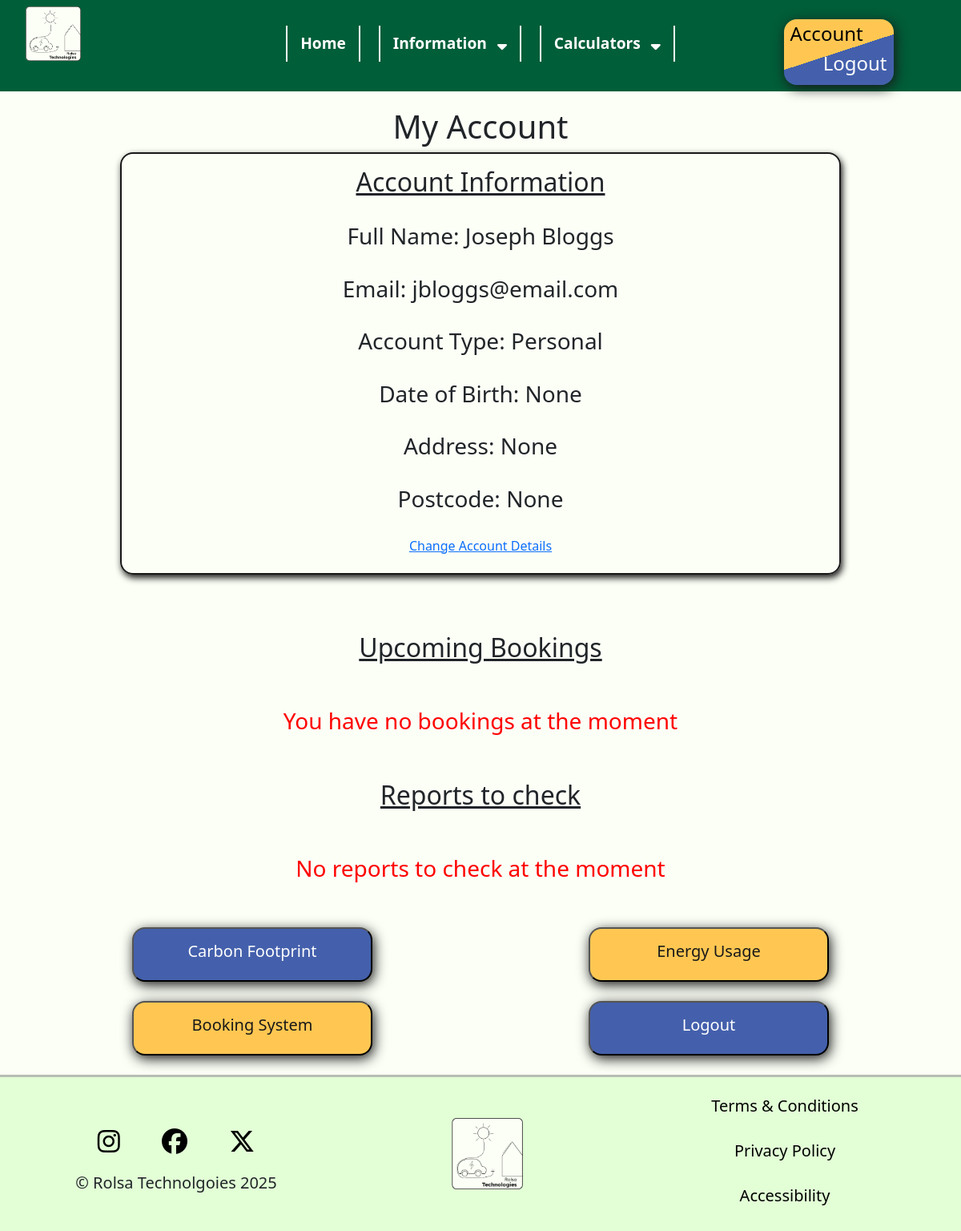
Page /account (signed in) on the earlier database version.
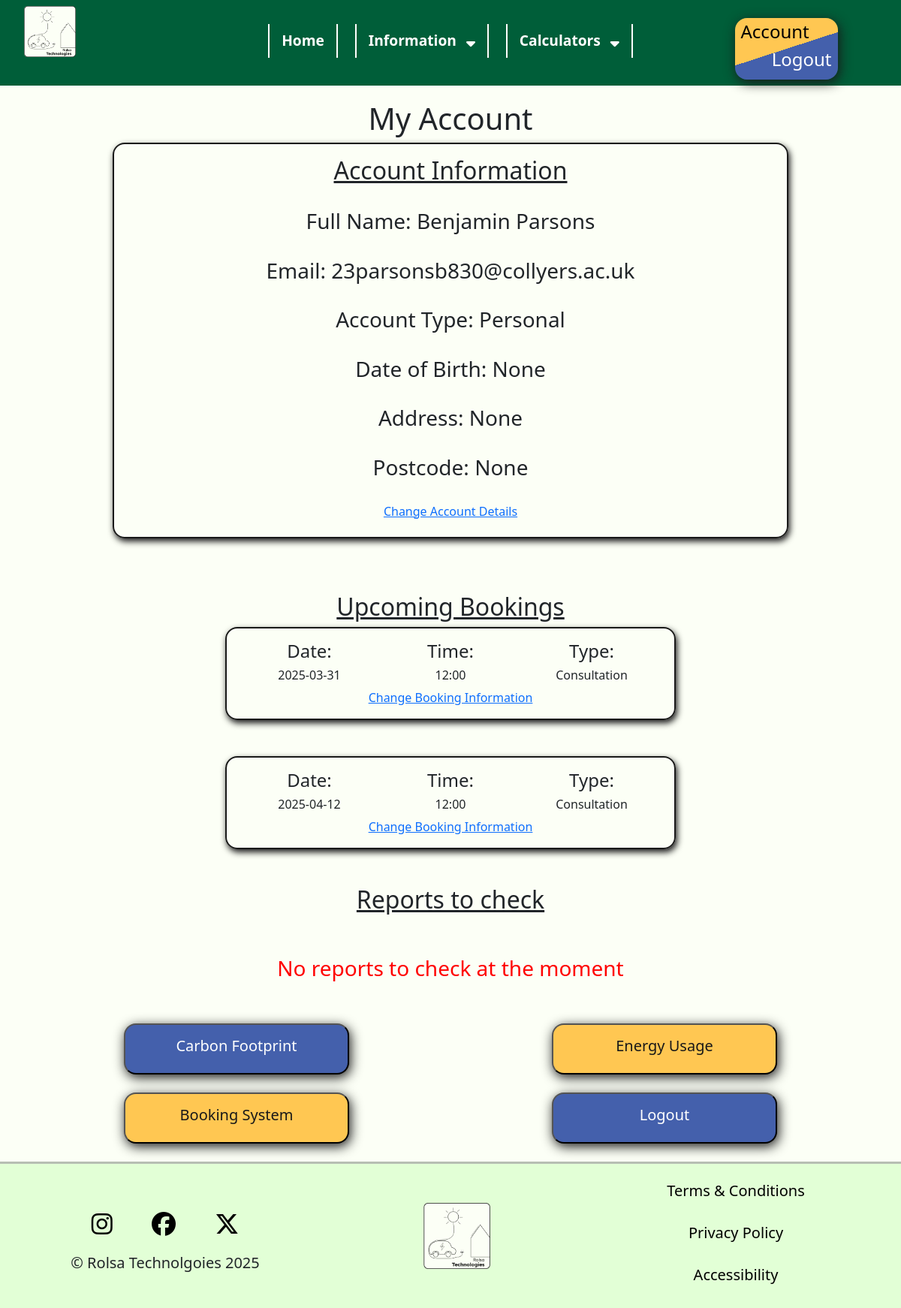
Same page on the later database version.
### tables this page shows
CREATE TABLE Personal(
    AccountID INTEGER NOT NULL,
    FullName VARCHAR(255) NOT NULL,
    DateOfBirth DATE,
    Address TEXT,
    Postcode VARCHAR(8),
    FOREIGN KEY (AccountID) REFERENCES Account(AccountID)
);

CREATE TABLE Account (
    AccountID INTEGER NOT NULL,
    Email BOOLEAN DEFAULT 1,
    Password VARCHAR(255) NOT NULL,
    AccountTypeID INTEGER DEFAULT 1,
    PRIMARY KEY (AccountID),
    FOREIGN KEY (AccountTypeID) REFERENCES AccountType(AccountTypeID)
);

CREATE TABLE AccountType (
    AccountTypeID INTEGER NOT NULL,
    Type VARCHAR(25) NOT NULL,
    PRIMARY KEY (AccountTypeID)
);

CREATE TABLE BookingType (
    BookingTypeID INTEGER NOT NULL,
    Title VARCHAR(25) NOT NULL,
    PRIMARY KEY (BookingTypeID)
);

### main.py (the view)
@app.route("/account")
def account():
    accountType = session.get('type', None)
    account = session.get('account', None)
    if account != None and accountType == 1 or accountType == 2:
        AccountInfomation, BookingsInformation = Get.RetrieveInfo(account)
        return render_template("account.html", AccountInfomation = AccountInfomation, BookingsInformation = BookingsInformation)
    elif account != None and accountType == 3:
        return redirect("/admin")
    else:
        return redirect("/login")

### main.py (called while the page is built)
@app.context_processor
def inject_global_data():
    return {
        "account": session.get('account', None), #email address is considered as account
        "type": session.get('type', None) #type is considered as account type (Personal, Business, Admin)
    }

### templates/account.html
{% extends "base.html" %}
{% block css %}
<link rel="stylesheet" href="{{ url_for('static', filename='css/account.css') }}">
{% endblock %}
{% block content %}
<h1>My Account</h1>
<div class="infobox">
    <center>
        <h2>Account Information</h2>
        <br>
        <h3>Full Name: {{ AccountInfomation.FullName}}</h3><br>
        <h3>Email: {{ AccountInfomation.Email }}</h3><br>
        <h3>Account Type: {{ AccountInfomation.Type }} </h3><br>
        <h3>Date of Birth: {{ AccountInfomation.DateofBirth }}</h3><br>
        <h3>Address: {{ AccountInfomation.Address }}</h3><br>
        <h3>Postcode: {{ AccountInfomation.Postcode }}</h3><br>
        <h6><a href="">Change Account Details</a></h6>
    </center>
</div><br><br><br>
<h2>Upcoming Bookings</h2>
{% if BookingsInformation %}
{% for counter, booking in BookingsInformation.items() %}
<div class="bookingbox">
    <div class="container text-center">
        <div class="row align-items-center">
          <div class="col">
            <h4>Date:</h4>
            <h6>{{ booking.Date }}</h6>
          </div>
          <div class="col">
            <h4>Time:</h4>
            <h6>{{ booking.Time }}</h6>
          </div>
          <div class="col">
            <h4>Type:</h4>
            <h6>{{ booking.Type }}</h6>
          </div>
        </div>
    </div>
    <center>
    <a href="">Change Booking Information</a></center>
</div>
<br><br>
{% endfor %}
{% else %}
<br><br>
<h3 style="text-align: center; color: red;">You have no bookings at the moment</h3>
<br><br>
{% endif %}
<h2>Reports to check</h2>
{% if ReportViewing %}
<div class="bookingbox">
    <div class="container text-center">
        <div class="row align-items-center">
          <div class="col">
            <h4>Staff:</h4>
            <h6>blank</h6>
          </div>
          <div class="col">
            <h4>Date:</h4>
            <h6>blank</h6>
          </div>
          <div class="col">
            <button id="YellowButton"><strong>View Report</strong></button>
          </div>
        </div>
    </div>
</div>
<br><br>
{% else %}
<br><br>
<h3 style="text-align: center; color: red;">No reports to check at the moment</h3>
<br><br>
{% endif %}
<div class="container text-center">
    <div class="row align-items-center">
        <div class="col">
            <button id="BlueButton"><h5>Carbon Footprint</h5></button>
        </div>
        <div class="col">
            <button id="YellowButton"><h5>Energy Usage</h5></button>
        </div>
    </div>
</div>
<br>
<div class="container text-center">
    <div class="row align-items-start">
        <div class="col">
            <button id="YellowButton" onclick="window.location.href='{{ url_for('consultation')}}'"><h5>Booking System</h5></button>
        </div>
        <div class="col">
            <button id="BlueButton" onclick="window.location.href='/logout'"><h5>Logout</h5></button>
        </div>
    </div>
</div>
<br>
{% endblock%}

### templates/base.html (shortened to what this page needs)
<!DOCTYPE html>
<html lang="en">
<head>
    <link rel="stylesheet" href="{{ url_for('static', filename='css/general.css') }}">
    {% block css %}{% endblock %}
    <link href="https://cdn.jsdelivr.net/npm/bootstrap@5.3.3/dist/css/bootstrap.min.css" rel="stylesheet">
</head>
<body>
<nav>
    <div class="row">
        <div class="col-sm-3"><a href="{{ url_for('index')}}"><img src="{{ url_for('static', filename='images/Logo.png')}}" id="logo" alt="Rolsa Technologies Logo"></a></div>
        <div class="col-sm-6">
            <div class="top">
            <ul>
                <li><a href="{{ url_for('index')}}">Home</a></li>
                <li>Information <span><i class="fa fa-sort-down"></i></span>
                </li>
                <li>Calculators <span><i class="fa fa-sort-down"></i></span>
                </li>
            </ul>
        </div>
        </div>
        <div  class="col-sm-3">
            <center>
                {% if account %}
                <div id="buttonbox">
                    <h4 id="left"><a href="{{ url_for('account')}}">Account</a></h4>
                    <h4 id="right"><a href="{{ url_for('logout')}}">Logout</a></h4>
                </div>
                {% else %}
                <div id="buttonbox">
                    <h4 id="left"><a href="{{ url_for('login')}}">Login</a></h4>
                    <h4 id="right"><a href="{{ url_for('register')}}">Register</a></h4>
                </div>
                {% endif %}
            </center>
        </div>
    </div>
</nav>
{% block content %}{% endblock %}
<footer>
    <div class="container text-center">
        <div class="row align-items-center">
          <div class="col">
            <a href=""><i class="fa-brands fa-instagram"></i></a>
            <a href=""><i class="fa-brands fa-facebook"></i></a>
            <a href=""><i class="fa-brands fa-x-twitter"></i></a>
            <br>
            <h5>&copy; Rolsa Technolgoies 2025</h5>
          </div>
          <div class="col">
            <a href="{{ url_for('index')}}"><img src="{{ url_for('static', filename='images/Logo.png')}}" id="logo" alt="Rolsa Technologies Logo"></a>
          </div>
          <div class="col">
                <br>
                <h5><a href="">Terms & Conditions</a></h5><br>
                <h5><a href="">Privacy Policy</a></h5><br>
                <h5><a href="">Accessibility</a></h5><br>
          </div>
        </div>
      </div>
</footer>
</body>
</html>

### static/css/general.css (style rules this page uses)
body { font-family: "Lexend", sans-serif; margin: 0; padding: 0; background-color: #FCFFF6 !important; color: #191919; }
h1 { text-align: center; margin-bottom: 1.5vh; }
h2 { text-align: center; text-decoration: underline; margin-top: 2vh; margin-bottom: 1vh; }
nav { background-color: #005E39; width: 100%; padding: 1vh 2vh; margin-bottom: 2.5vh; }
nav ul { list-style-type: none; padding: 0; display: flex; justify-content: center; flex-wrap: wrap; position: relative; z-index: 10; color: white; }
nav ul li { display: inline-block; margin: 0.5vh 2%; font-size: larger; font-weight: bolder; border-right: 2px solid white; border-left: 2px solid white; padding: 1vh 2vh; position: relative; }
span { margin-left: 1vh; }
nav a { color: white; text-decoration: none; }
#buttonbox { background: rgb(68,96,172); background: linear-gradient(-18deg, rgba(68,96,172,1) 50%, rgba(255,199,82,1) 50%); width: 50%; padding: 0.5vh 1vh; border-radius: 2vh; margin-top: 2vh; box-shadow: 0.25vh 0.5vh 2vh #191919; }
#buttonbox #left { text-align: left; }
#buttonbox h4#left a { color: black; }
#buttonbox #right { text-align: right; }
#logo { width:25%; margin-left: 2vh; }
footer { background-color: #E2FFD6; border-top: 3px solid #b7beb4; }
footer i { font-size: xx-large; margin: 3vh; color: black; }
footer a { color: black; text-decoration: none; }
.top { margin-top: 2.5vh; }
#BlueButton { background-color: #4460AC; color: white; padding: 2vh 4vh; border-radius: 2vh; min-width: 300px; max-width: 95%; box-shadow: 0.25vh 0.5vh 2vh #191919; transition: 0.25s; }
#YellowButton { background-color: #FFC752; color: #191919; padding: 2vh 4vh; border-radius: 2vh; min-width: 300px; max-width: 95%; box-shadow: 0.25vh 0.5vh 2vh #191919; transition: 0.25s; }

### static/css/account.css (style rules this page uses)
.infobox { width: 75%; margin-left: auto; margin-right: auto; padding: 2vh; border: 2px solid #191919; border-radius: 2vh; box-shadow: 0.25vh 0.5vh 1vh #191919; }
.bookingbox { width: 50%; margin-left: auto; margin-right: auto; padding: 2vh; border: 2px solid #191919; border-radius: 2vh; box-shadow: 0.25vh 0.5vh 1vh #191919; }

Differences in the rows shown:
changed Personal: FullName "Joseph Bloggs" → "Benjamin Parsons"
changed Account: Email "jbloggs@email.com" → "23parsonsb830@collyers.ac.uk"
now on this page (row unchanged): BookingType: Type "Consultation" "Consultation"
Other differences:
new list line: "Date: 2025-03-31 Time: 12:00 Type: Change Booking Information"
new list line: "Date: 2025-04-12 Time: 12:00 Type: Change Booking Information"
text no longer shown: "You have no bookings at the moment"
